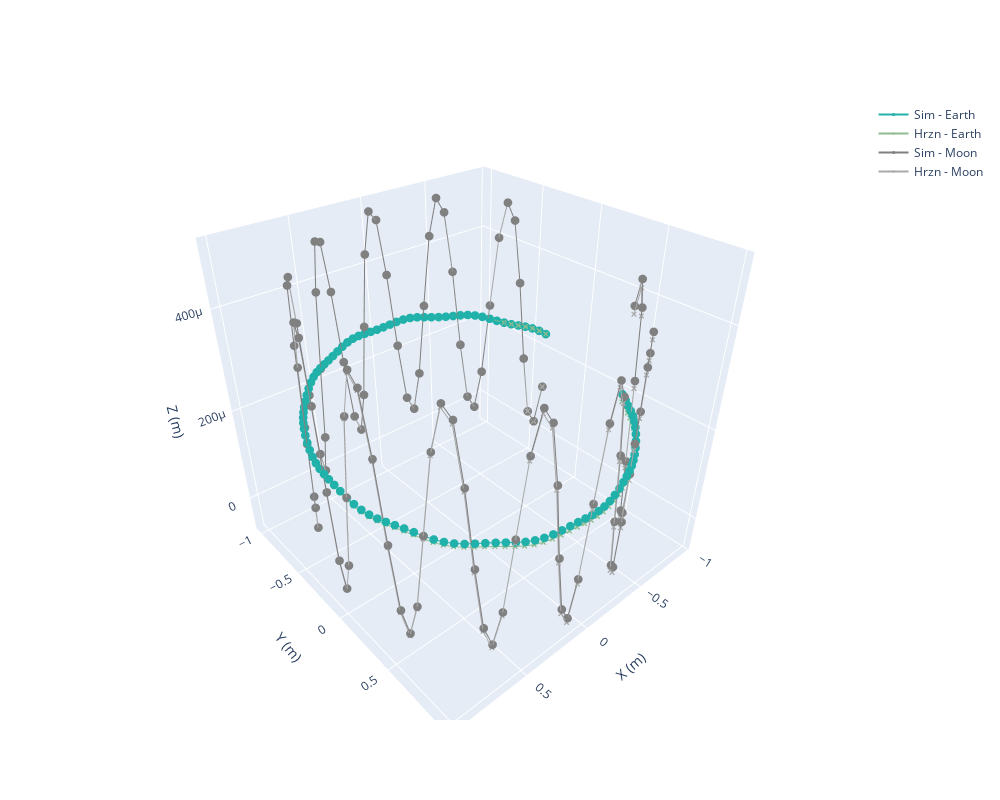

Notebook code cell kept with this figure:
### Markdown cell above
### Specific Results

### Code cell
fig = go.Figure()

bodies_to_plot = ["Earth", "Moon"]
df_subselect = df_bodies.iloc[df_bodies["name"].isin(bodies_to_plot).tolist()]

for i in df_subselect.index:
    body = df_bodies.iloc[i]
    
    # Plot simulator trajectory
    fig.add_trace(go.Scatter3d(
        x=sim_soln.y[3*i, :],
        y=sim_soln.y[3*i+1, :],
        z=sim_soln.y[3*i+2, :],
        name=f"Sim - {body['name']}",
        mode="lines+markers",
        marker={"size": 3, "color": body["sim_color"]}
    ))
    
    # Plot horizons trajectory
    fig.add_trace(go.Scatter3d(
        x=bodies_pos[i, :, 0],
        y=bodies_pos[i, :, 1],
        z=bodies_pos[i, :, 2],
        name=f"Hrzn - {body['name']}",
        mode="lines+markers",
        marker={"size": 2, "color": body["hrzn_color"], "symbol":"x"}
    ))

fig.update_layout(
    yaxis=dict(scaleanchor="x", scaleratio=1),
    scene=dict(xaxis_title="X (m)", yaxis_title="Y (m)", zaxis_title="Z (m)"),
    width=1000,
    height=800,
)
fig.show()
